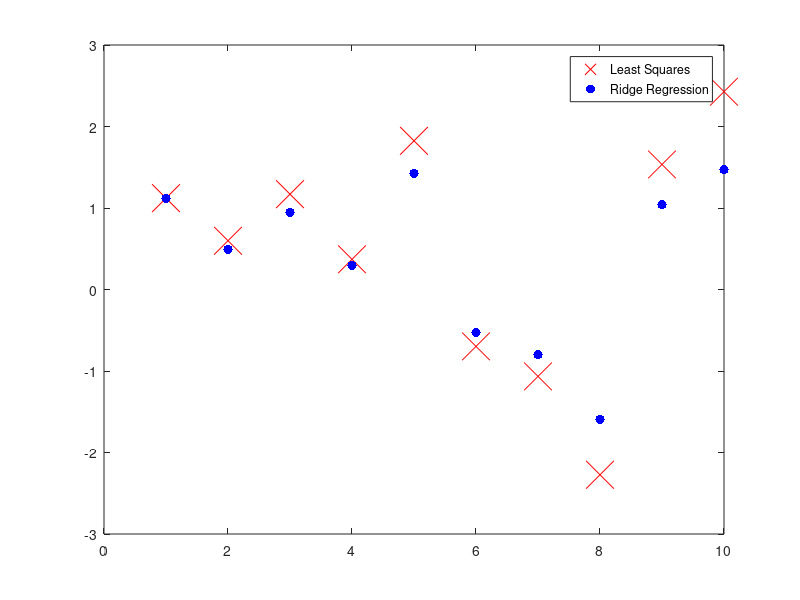

This figure's MATLAB source:
n = 100;
p = 10;

lambda = 30;

X = normrnd(0, 1, n, p);

X_c = X - repmat(sum(X), n, 1);

y = X * normrnd(0, 0.3, p, 1) + normrnd(0, 0.1, n, 1);

[U, D, V] = svd(X_c, 'econ');


coordinates = U' * y;


sk = zeros(p, 1);

for j =1:p
    sk(j) = D(j,j)^2/(D(j,j)^2 + lambda);
end

sk

coordinates_shrink = sk.*coordinates;


%subplot(1, 2, 1)
plot(1:p, coordinates, 'xr', 'markersize', 20)
%subplot(1, 2, 2)
hold on
plot(1:p, coordinates_shrink, '.b', 'markersize', 20)
hold off

legend('Least Squares', 'Ridge Regression')